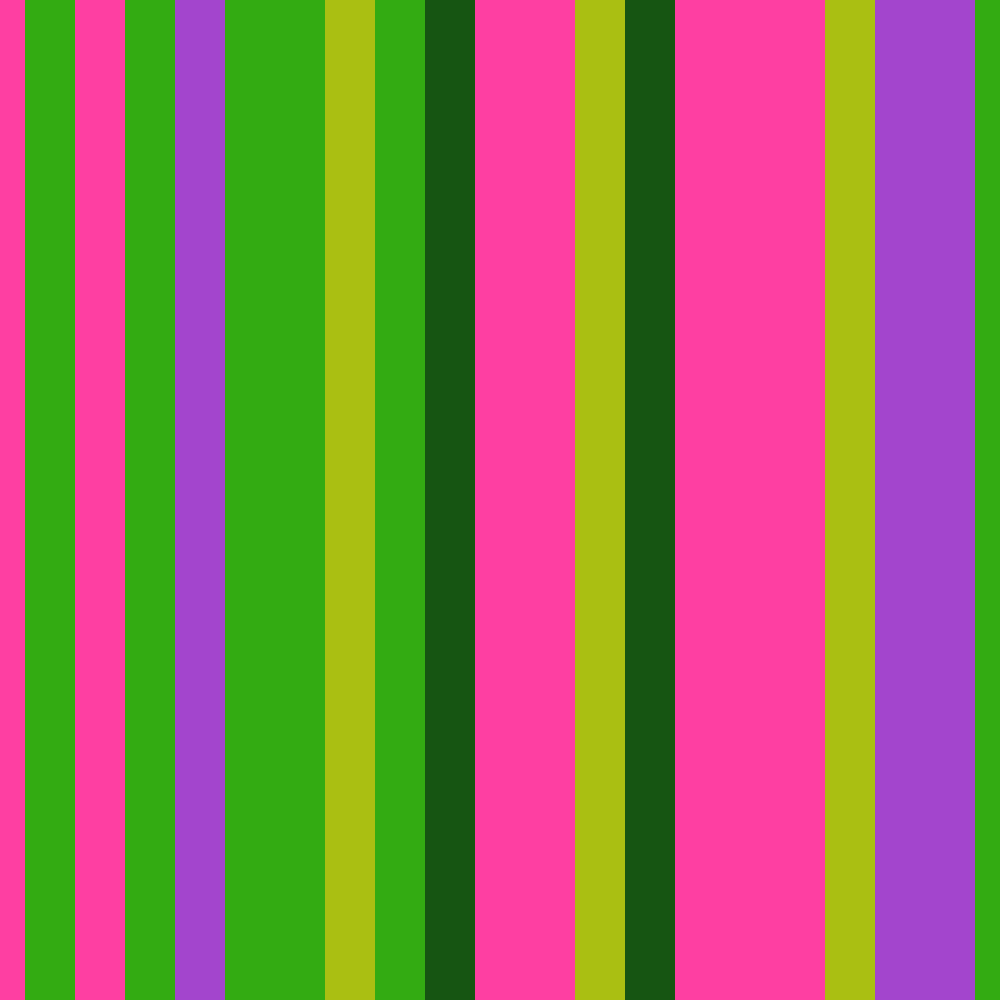
Frame 1 (no input)
Frame 60 (no input): identical to frame 1, image omitted
Frame 120 (the mouse pressed at the canvas centre since frame 60): identical to frame 1, image omitted

The p5.js sketch that drew this single still picture (run headless with seeded random() and noise() and a simulated clock; from frame 60 on, the mouse is pressed at the canvas centre):

// p5.js sketch
// ── sketch.js
var stripeWidth = 50;

function setup() {

  createCanvas(1000, 1000);

  var listOfColors = [color('#aabf12'), color('#33ab12'), color('#165512'), color('#fe3fa2'), color('#a345cd')];

  //stripeWidth = 20;



  for(var i=0;i<=25;i++) {

    strokeWeight(stripeWidth);

    stroke(listOfColors[int(random(0, listOfColors.length))]);
    line(0, 0, 0, height);
    translate(stripeWidth, 0);
  }
}

function draw() {

}
